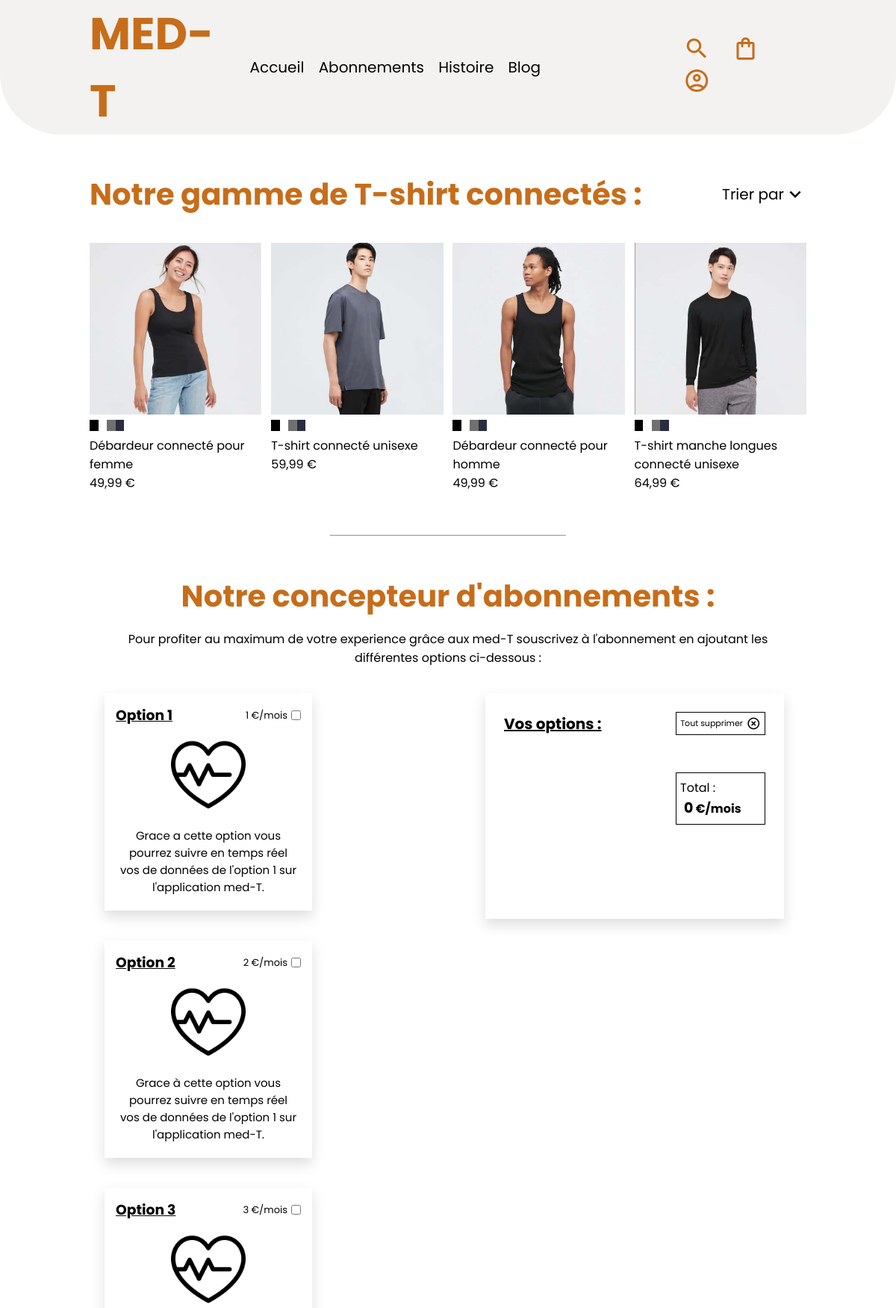
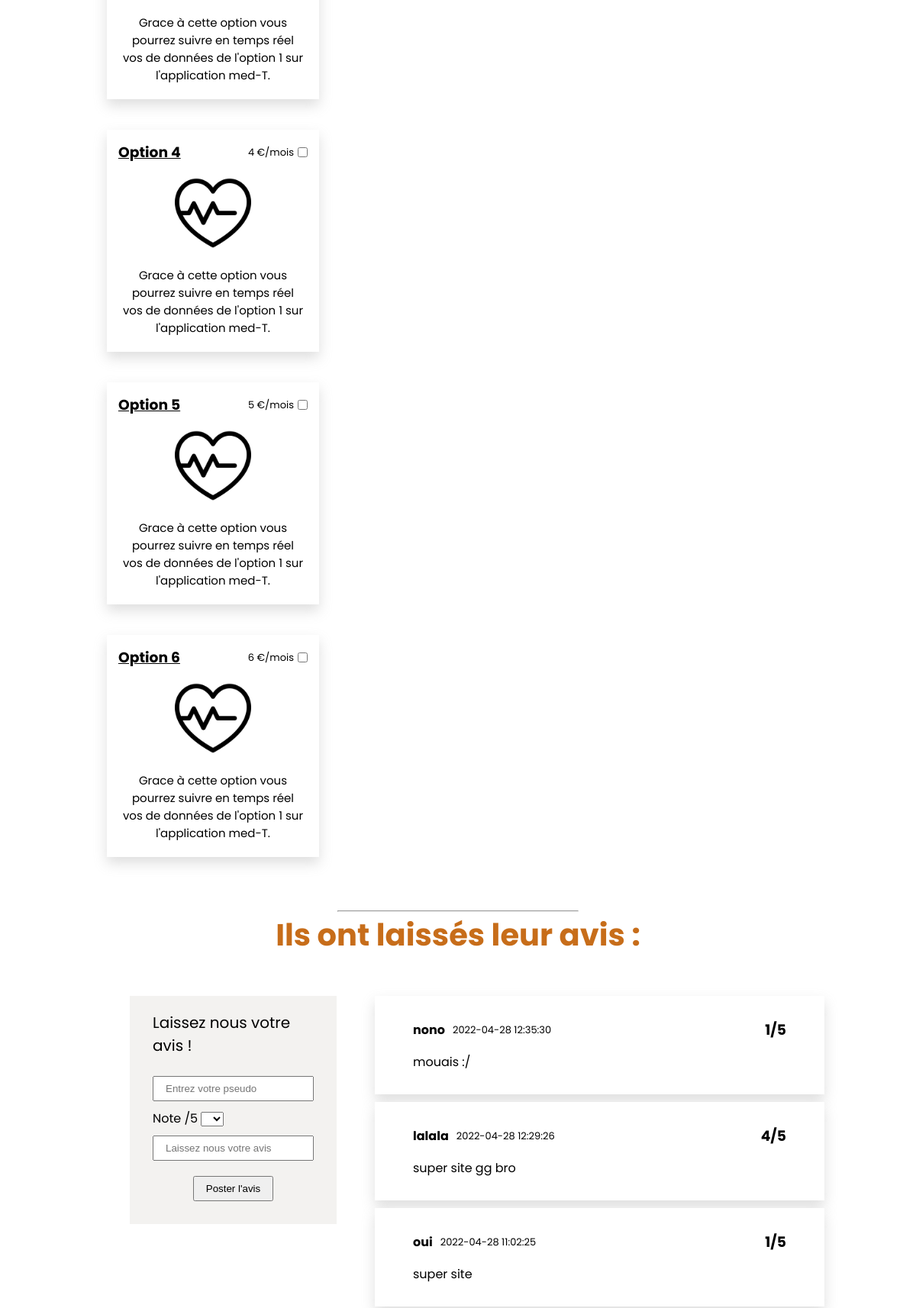
/abonnements.php (upper part), run on the app's committed database (2 pictures, top to bottom).
### tables this page shows
CREATE TABLE IF NOT EXISTS `avis` (
  `avis_id` int(11) NOT NULL AUTO_INCREMENT,
  `avis_pseudo` varchar(50) NOT NULL,
  `avis_note` int(11) NOT NULL,
  `avis_content` text NOT NULL,
  `avis_date` datetime NOT NULL DEFAULT CURRENT_TIMESTAMP,
  PRIMARY KEY (`avis_id`)
);

### abonnements.php (the view, shortened to what this page needs)
<?php
require 'connect.php';
require('templates/head.template.php');
?>
<body>
    <?php
    require('templates/nav.template.php');
    ?>
    <main class="mainAbo">
        <div class="Tshirt-container">
            <div class="upper">
                <h2 class="h2abo">Notre gamme de T-shirt connectés :</h2>
                <div class="filters">
                    <p>Trier par</p>
                    <span class="material-icons-outlined">expand_more</span>
                </div>
            </div>
            <div class="content">
                <div class="t-card">
                    <img id="big-one" src="img/Tshirts/DFN.jpg" alt="debardeur connecté pour femme">
                    <div class="colors">
                        <div class="lilSqare black c1"></div>
                        <div class="lilSqare white c1"></div>
                        <div class="lilSqare grey c1"></div>
                        <div class="lilSqare blue c1"></div>
                    </div>
                    <p>Débardeur connecté pour femme<br>49,99 €</p>
                </div>
                <div class="t-card">
                    <img id="big-two" src="img/Tshirts/THG.jpg" alt="T-shirt connecté unisexe">
                    <div class="colors">
                        <div class="lilSqare black c2"></div>
                        <div class="lilSqare white c2"></div>
                        <div class="lilSqare grey c2"></div>
                        <div class="lilSqare blue c2"></div>
                    </div>
                    <p>T-shirt connecté unisexe<br>59,99 €</p>
                </div>
                <div class="t-card">
                    <img id="big-three" src="img/Tshirts/DHN.jpg" alt="debardeur connecté pour homme">
                    <div class="colors">
                        <div class="lilSqare black c3"></div>
                        <div class="lilSqare white c3"></div>
                        <div class="lilSqare grey c3"></div>
                        <div class="lilSqare blue c3"></div>
                    </div>
                    <p>Débardeur connecté pour homme<br>49,99 €</p>
                </div>
                <div class="t-card">
                    <img id="big-four" src="img/Tshirts/MHN.jpg" alt="T-shirtmanche longues connecté unisexe">
                    <div class="colors">
                        <div class="lilSqare black c4"></div>
                        <div class="lilSqare white c4"></div>
                        <div class="lilSqare grey c4"></div>
                        <div class="lilSqare blue c4"></div>
                    </div>
                    <p>T-shirt manche longues connecté unisexe<br>64,99 €</p>
                </div>
            </div>
        </div>
        <hr>
        <div class="abo-container">
            <h2 class="h2abo">Notre concepteur d'abonnements :</h2>
            <p class="txt-info">Pour profiter au maximum de votre experience grâce aux
                med-T souscrivez à l'abonnement en ajoutant les différentes options ci-dessous :
            </p>
            <div class="abonnements">
                <div class="options">
                    <div class="choix">
                        <div class="choix-upper">
                            <h3>Option 1</h3>
                            <div class="upper-L">
                                <p>1 €/mois</p>
                                <input class="add-btn" type="checkbox">
                            </div>
                        </div>
                        <img src="img/heart-attack.png" alt="heart beating icon">
                        <p>Grace a cette option vous pourrez suivre en temps réel vos de données de l'option 1 sur l'application med-T.</p>
                    </div>
                    <div  class="choix">
                        <div class="choix-upper">
                            <h3>Option 2</h3>
                            <div class="upper-L">
                                <p>2 €/mois</p>
                                <input class="add-btn" type="checkbox">
                            </div>
                        </div>
                        <img src="img/heart-attack.png" alt="heart beating icon">
                        <p>Grace à cette option vous pourrez suivre en temps réel vos de données de l'option 1 sur l'application med-T.</p>
                    </div>
                    <div id="option3" class="choix">
                        <div class="choix-upper">
                            <h3>Option 3</h3>
                            <div class="upper-L">
                                <p>3 €/mois</p>
                                <input class="add-btn" type="checkbox">
                            </div>
                        </div>
                        <img src="img/heart-attack.png" alt="heart beating icon">
                        <p>Grace à cette option vous pourrez suivre en temps réel vos de données de l'option 1 sur l'application med-T.</p>
                    </div>
                    <div id="option4" class="choix">
                        <div class="choix-upper">
                            <h3>Option 4</h3>
                            <div class="upper-L">
                                <p>4 €/mois</p>
                                <input class="add-btn" type="checkbox">
                            </div>
                        </div>
                        <img src="img/heart-attack.png" alt="heart beating icon">
                        <p>Grace à cette option vous pourrez suivre en temps réel vos de données de l'option 1 sur l'application med-T.</p>
                    </div>
                    <div id="option5" class="choix">
                        <div class="choix-upper">
                            <h3>Option 5</h3>
                            <div class="upper-L">
                                <p>5 €/mois</p>
                                <input class="add-btn" type="checkbox">
                            </div>
                        </div>
                        <img src="img/heart-attack.png" alt="heart beating icon">
                        <p>Grace à cette option vous pourrez suivre en temps réel vos de données de l'option 1 sur l'application med-T.</p>
                    </div>
                    <div id="option6" class="choix">
                        <div class="choix-upper">
                            <h3>Option 6</h3>
                            <div class="upper-L">
                                <p>6 €/mois</p>
                                <input class="add-btn" type="checkbox">
                            </div>
                        </div>
                        <img src="img/heart-attack.png" alt="heart beating icon">
                        <p>Grace à cette option vous pourrez suivre en temps réel vos de données de l'option 1 sur l'application med-T.</p>
                    </div>
                </div>
                <div class="panier">
                    <div class="panier-upper">
                        <h3>Vos options :</h3>
                        <div id="supprBtn" class="clear-all">
                            <p>Tout supprimer</p>
                            <span class="material-icons-outlined">highlight_off</span>
                        </div>
                    </div>
                    <div id="panierBottom" class="panier-bottom">
                        <div class="total">
                            <p>Total :</p>
                            <p><strong><span id="price">0</span> €/mois</strong></p>
                        </div>
                        <p class="cash">Payer</p>
                    </div>
                </div>
            </div>
        </div>
        <hr>
        <h2 class="h2abo">Ils ont laissés leur avis :</h2>
        <section class="AvisGlobalWrapper">
            <form id="avisForm" action="./envoi/envoiAvis.php" method="POST">
                <p>Laissez nous votre avis !</p>
                <div class="avisFormTop">
                    <input type="text" name="avisPseudo" id="" placeholder="Entrez votre pseudo" required>
                    <div>
                        <label for="avisNote">Note /5</label>
                        <select name="avisNote" id="" required>
                                <option value=""></option>
                                <option value="1">1</option>
                        </select>
                    </div>
                </div>
                <input type="text" name="avisContent" placeholder="Laissez nous votre avis" required>
                <button type="submit">Poster l'avis</button>
            </form>
            <?php
            $jeRecup = $database->prepare("SELECT * FROM avis ORDER BY avis_id DESC");
            $jeRecup->execute();
            $tousLesAvis = $jeRecup->fetchall(PDO::FETCH_ASSOC);
            ?>
            <div class="avisWrapper">
                <?php foreach($tousLesAvis as $avis){ ?>
                        <div class="avis">
                            <div class="avisTop">
                                <div class="avisTopLeft">
                                <h4><?= $avis['avis_pseudo'];?></h4>
                                <p><?= $avis['avis_date'];?></p>
                                </div>
                                <h3><?= $avis['avis_note'];?>/5</h3>
                            </div>
                            <p><?= $avis['avis_content'];?></p>
                        </div>
                <?php } ?>
            </div>
        </section>
    </main>
</body>
</html>

### templates/head.template.php (shortened to what this page needs)
<!DOCTYPE html>
<html lang="fr">
<head>
    <link rel="stylesheet" href="css/style.css">
</head>

### templates/nav.template.php (shortened to what this page needs)
<header>
    <div class="header-container">
        <a class="logo" href="index.php">MED-T</a>
        <nav>
            <a href="index.php">Accueil</a>
            <a href="abonnements.php">Abonnements</a>
            <a href="histoire.php">Histoire</a>
            <a href="blog.php">Blog</a>
        </nav>
        <div class="icons">
            <span class="material-icons-outlined icon">search</span>
            <span class="material-icons-outlined icon">shopping_bag</span>
            <?php
            if (isset($_SESSION['mail']))
            {
                echo '<a href="logout.php"><span class="material-icons-outlined icon">logout</span></a>';
            }
            else
            {
                echo '<a href="connexion.php"><span class="material-icons-outlined icon">account_circle</span></a>';
            }
            ?>
        </div>
    </div>
</header>

### data on the page
avis: avis_pseudo "nono", avis_date "2022-04-28 12:35:30", avis_note "1", avis_content "mouais :/"
avis: avis_pseudo "lalala", avis_date "2022-04-28 12:29:26", avis_note "4", avis_content "super site gg bro"
avis: avis_pseudo "oui", avis_date "2022-04-28 11:02:25", avis_note "1", avis_content "super site"
